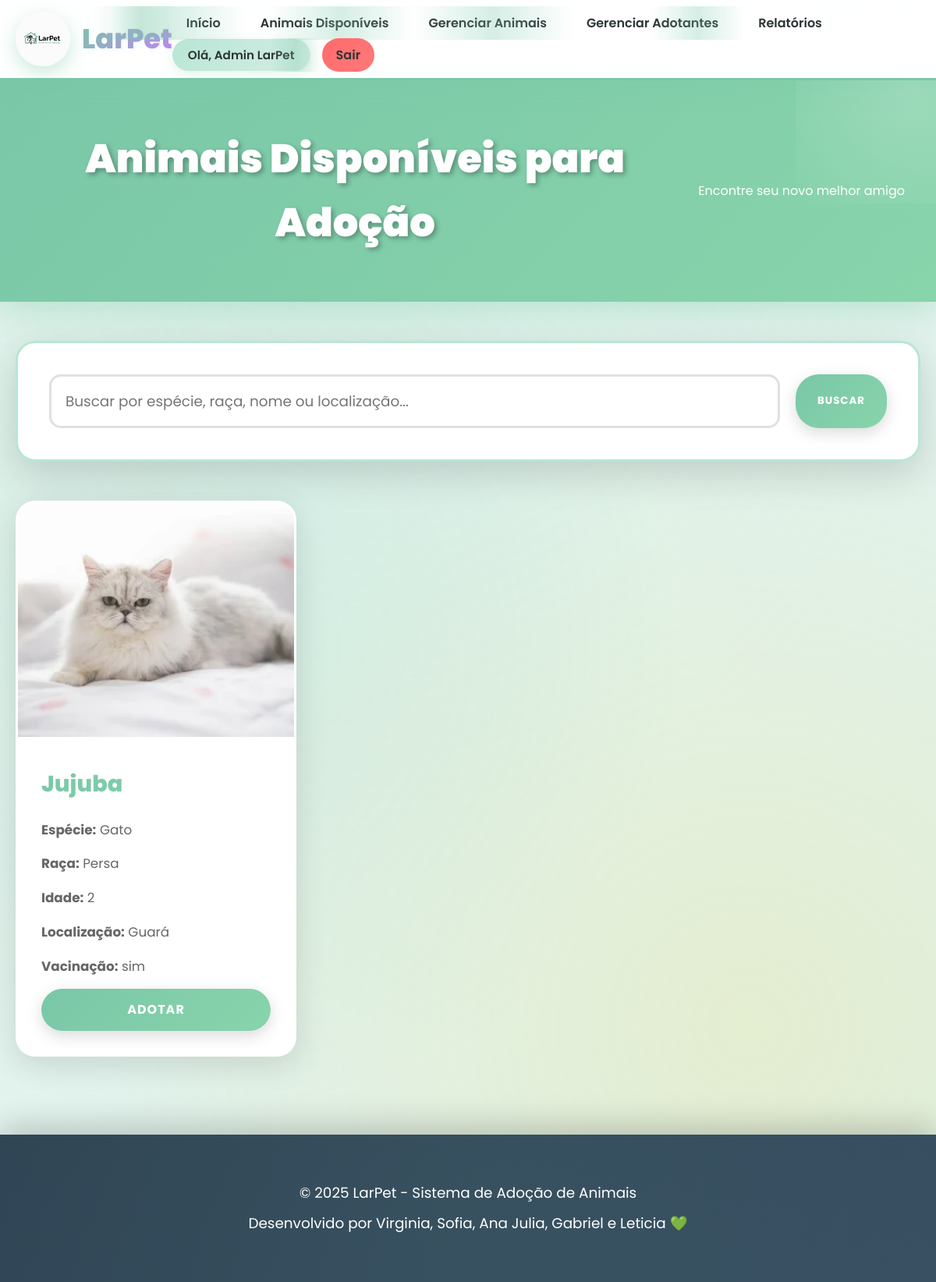
The page /animais_disponiveis (signed in) on the database its author committed.
### app.py (models this page shows)
class Animal(db.Model):
    id = db.Column(db.Integer, primary_key=True)
    nome = db.Column(db.String(100), nullable=False)
    especie = db.Column(db.String(50), nullable=False)
    raca = db.Column(db.String(50))
    idade = db.Column(db.String(20))
    status = db.Column(db.String(20), default='disponível')
    localizacao = db.Column(db.String(100))
    foto = db.Column(db.String(200))
    vacinacao = db.Column(db.Text)
    adocoes = db.relationship('Adocao', backref='animal', lazy=True)

### app.py (the view)
@app.route('/animais_disponiveis')
def animais_disponiveis():
    try:
        busca = request.args.get('q', '').strip()
        if busca:
            from sqlalchemy import or_
            animais = Animal.query.filter(
                Animal.status == 'disponível',
                or_(
                    Animal.especie.ilike(f'%{busca}%'),
                    Animal.raca.ilike(f'%{busca}%') if Animal.raca.isnot(None) else False,
                    Animal.localizacao.ilike(f'%{busca}%') if Animal.localizacao.isnot(None) else False,
                    Animal.nome.ilike(f'%{busca}%')
                )
            ).all()
        else:
            animais = Animal.query.filter_by(status='disponível').all()
        return render_template('animais_disponiveis.html', animais=animais, busca=busca)
    except Exception as e:
        flash(f'Erro ao carregar animais: {str(e)}', 'error')
        return render_template('animais_disponiveis.html', animais=[], busca='')

### app.py (called while the page is built)
@app.after_request
def add_header(response):
    response.headers['Cache-Control'] = 'no-store, no-cache, must-revalidate, post-check=0, pre-check=0, max-age=0'
    response.headers['Pragma'] = 'no-cache'
    response.headers['Expires'] = '-1'
    return response

### templates/animais_disponiveis.html (shortened to what this page needs)
{% extends 'base.html' %}
{% block content %}
<div class="page-header">
    <div class="container">
        <h1>Animais Disponíveis para Adoção</h1>
        <p>Encontre seu novo melhor amigo</p>
    </div>
</div>
<div class="container">
    <div class="search-box">
        <form method="GET" action="{{ url_for('animais_disponiveis') }}">
            <input type="text" name="q" placeholder="Buscar por espécie, raça, nome ou localização..."
                   value="{{ busca if busca else '' }}" class="form-control">
            <button type="submit" class="btn btn-primary">Buscar</button>
        </form>
    </div>
    {% if animais %}
        <div class="animals-grid">
            {% for animal in animais %}
            <div class="animal-card">
                {% if animal.foto %}
                <img src="{{ url_for('static', filename='fotos/' + animal.foto) }}" alt="{{ animal.nome }}">
                {% else %}
                <div class="animal-no-photo">
                    <span>📷</span>
                    <p>Sem foto</p>
                </div>
                {% endif %}
                <div class="animal-info">
                    <h3>{{ animal.nome }}</h3>
                    <p><strong>Espécie:</strong> {{ animal.especie }}</p>
                    {% if animal.raca %}
                    <p><strong>Raça:</strong> {{ animal.raca }}</p>
                    {% endif %}
                    {% if animal.idade %}
                    <p><strong>Idade:</strong> {{ animal.idade }}</p>
                    {% endif %}
                    {% if animal.localizacao %}
                    <p><strong>Localização:</strong> {{ animal.localizacao }}</p>
                    {% endif %}
                    {% if animal.vacinacao %}
                    <p><strong>Vacinação:</strong> {{ animal.vacinacao }}</p>
                    {% endif %}
                    <a href="{{ url_for('adocao', animal_id=animal.id) }}" class="btn btn-primary btn-block">Adotar</a>
                </div>
            </div>
            {% endfor %}
        </div>
    {% endif %}
</div>
{% endblock %}

### rows shown on the page
Animal: foto (picture), nome "Jujuba", especie "Gato", raca "Persa", idade "2", localizacao "Guará", vacinacao "sim"

### other values the page prints
{{ session.nome }} "Admin LarPet"
